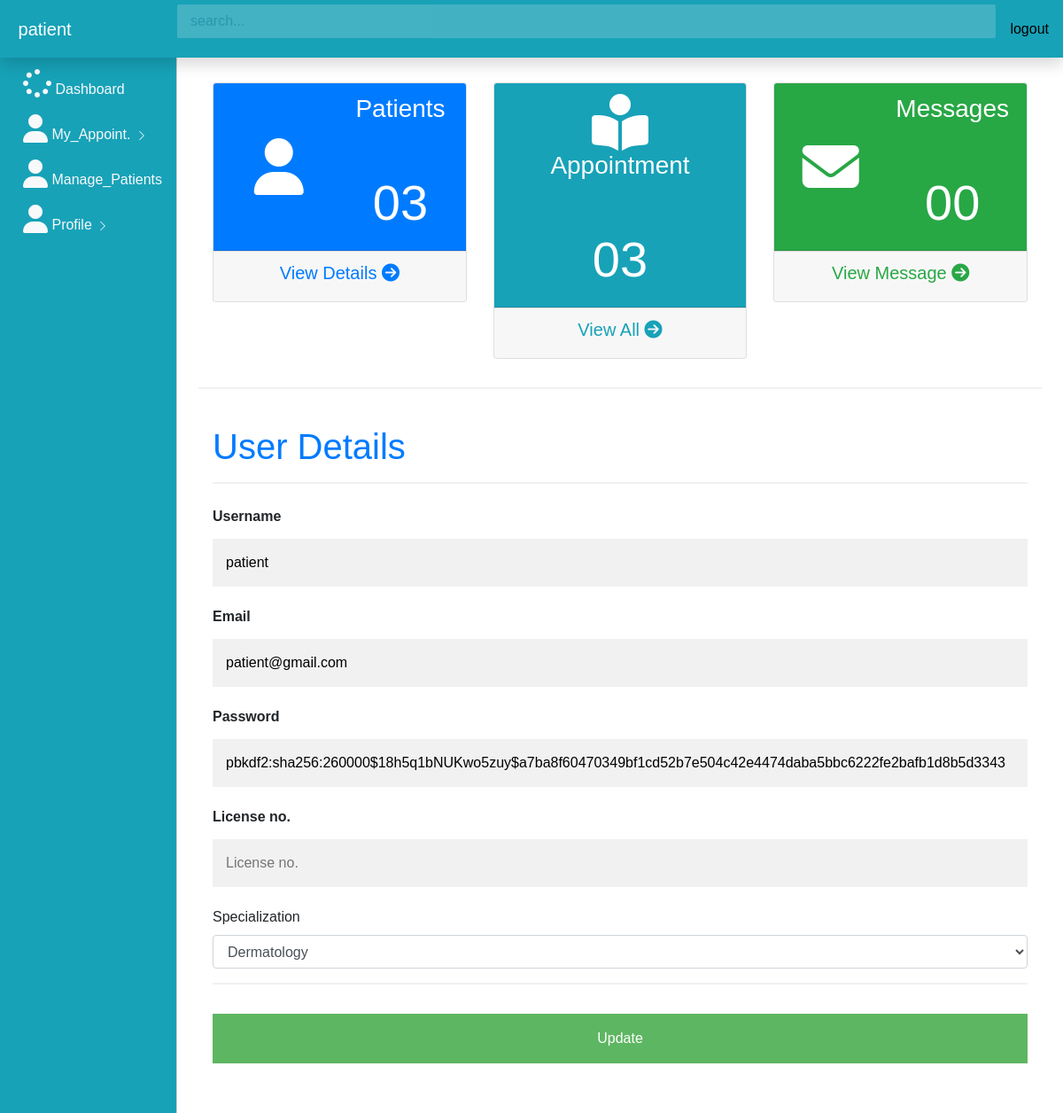
The app's page /profile_doctor (signed in) with its own data.
### app.py (models this page shows, shortened)
class User(UserMixin,db.Model):
    id = db.Column(db.Integer,primary_key =True)
    username = db.Column(db.String(100))
    email = db.Column(db.String(100),unique =True)
    password = db.Column(db.String(100))
    doctor = db.Column(db.Boolean)
    admin = db.Column(db.Boolean)
    work = db.Column(db.String(100))
    country = db.Column(db.String(100))
    image = db.Column(db.String(100))
    @property
    def unhashed_password(self):
         raise AttributeError('cannot view unhased password')
    appointment_by  = db.relationship('Appointments',
    foreign_keys ='Appointments.asked_by_id',
    backref = 'asker',
    lazy=True
    )
    Receive_by  = db.relationship('Notiication',
    foreign_keys ='Notiication.receive_by_id',
    backref = 'reciever',
    lazy=True
    )
    Sender_by  = db.relationship('Notiication',
    foreign_keys ='Notiication.doctor_id',
    backref = 'sender',
    lazy=True
    )
    answers_requested  = db.relationship('Appointments',
    foreign_keys ='Appointments.doctor_id',
    backref = 'expert',
    lazy=True
    )

### app.py (the view)
@app.route('/profile_doctor' ,methods = ['POST','GET'])
@login_required
def profile_doctor():
     rows = db.session.query(Appointments).count()
     owner = User.query.filter_by(email = current_user.email,password = current_user.password,doctor =True)
     get_usors = User.query.all()
     if not owner:
          flash('register or login to access page')
          return redirect(url_for('home'))
     else:
          return render_template('profile_doctor.html',users =get_usors,rows=rows)

### app.py (called while the page is built)
@login_manager.user_loader
def load_user(user_id):
     return User.query.get(int(user_id))

### templates/profile_doctor.html (shortened to what this page needs)
{% include 'doctor_dash.html' %}
{% block body %}
<main role="main" class="col-md-9 ml-sm-auto col-lg-10 px-4">
    <hr>
    <form action="{{url_for('update_profile_doctor')}}" method = "POST">
        <div class="container">
          <h1 class="text-primary">User Details</h1>
          <hr>
          <label for="username"><b>Username</b></label>
          <input type="text" placeholder="Enter username" name="username" id="username" value = "{{current_user.username}}" required>
          <label for="email"><b>Email</b></label>
          <input type="text" placeholder="Enter Email" name="email" id="email" value = "{{current_user.email}}"" required>
          <label for="password"><b>Password</b></label>
          <input type="text" placeholder="Repeat Password" name="password" id="password" value = "{{current_user.password}}" required>
          <label for="work"><b>License no.</b></label>
          <input type="text" placeholder="License no." name="work" id="work" required>
          <label for="country">Specialization</label>
          <select id="country" name="country" class="form-control">
              <option value="Dermatology">Dermatology</option>
          </select>
          <hr>
          <button type="submit" class="registerbtn" href = "/update/{{current_user.id}}">Update
        </button>
        </div>
        <div class="container signin">
        </div>
      </form>
</main>
{% endblock %}

### templates/doctor_dash.html (shortened to what this page needs)
<!doctype html>
<html lang="en">
  <head>
    <link rel="stylesheet" href="https://stackpath.bootstrapcdn.com/bootstrap/4.5.2/css/bootstrap.min.css">
    <link rel="stylesheet" href="/static/css/dashboard.css">
    <link rel="stylesheet" href="https://cdn.datatables.net/1.10.22/css/jquery.dataTables.min.css">
  </head>
  <body> {%block body%}
    <nav class="navbar navbar-dark bg-info fixed-top flex-md-nowrap p-0 shadow">
        <a class="navbar-brand col-sm-3 col-md-2 mr-0" href="#">
          {{current_user.username}}
        </a>
        <input type="text" class="form-control form-control-primary w-100" placeholder="search...">
        <ul class=" navbar-nav px-3">
            <li class="nav-item text-nowrap">
                <a class="nav-link" style="color: black;" onclick="return confirm('Confirm logout') " href="{{url_for('home')}}">logout</a>
            </li>
        </ul>
      </nav>
      <div class="container-fluid">
        <div class="row">
            <div class  = "col-md-2 bg-info d-none d-md-block sidebar">
                <div class="left-sidebar">
                    <ul class="nav flex-column sidebar-nav">
                        <li class="nav-item">
                          <a class="nav-link text-light" href="{{url_for('doctor_dash')}}">
                            <i class ="fa fa-spinner fa-2x"></i> Dashboard</a>
                        </li>
                        <li class="nav-item">
                          <a class="nav-link text-light" href="{{url_for('get_appointment_recieved')}}">
                            <i class="fa fa-user fa-2x"></i> My_Appoint.
                            <svg class="bi bi-chevron-right" width="16" height="16" viewBox="0 0 20 20" fill="currentColor" xmlns="http://www.w3.org/2000/svg"><path fill-rule="evenodd" d="M6.646 3.646a.5.5 0 01.708 0l6 6a.5.5 0 010 .708l-6 6a.5.5 0 01-.708-.708L12.293 10 6.646 4.354a.5.5 0 010-.708z"/></svg>
                          </a>
                        </li>
                        <li class="nav-item">
                          <a class="nav-link text-light" href="{{url_for('patients')}}">
                            <i class ="fa fa-user fa-2x"></i> Manage_Patients
                      </a>
                    </li>
                        <li class="nav-item">
                          <a class="nav-link text-light " href="{{url_for('profile_doctor')}}">
                            <i class="fa fa-user fa-2x"></i>  Profile
                            <svg class="bi bi-chevron-right" width="16" height="16" viewBox="0 0 20 20" fill="currentColor" xmlns="http://www.w3.org/2000/svg"><path fill-rule="evenodd" d="M6.646 3.646a.5.5 0 01.708 0l6 6a.5.5 0 010 .708l-6 6a.5.5 0 01-.708-.708L12.293 10 6.646 4.354a.5.5 0 010-.708z"/></svg>
                        </a>
                        </li>
                      </ul>
                </div>
            </div>
            <br><br>
            <main role="main" class="col-md-9 ml-sm-auto col-lg-10 px-4">
                <h3>Dashboard</h3>
                <div class="container">
                  <div class="row ">
                    <div class="col-md-4">
                      <div class="card text-center">
                        <div class = "card-header bg-primary text-white">
                         <div class="row align-items-center">
                           <div class="col">
                             <i class="fa fa-user fa-4x"></i>
                           </div>
                           <div class="col">
                             <h3 >Patients</h3>
                           <br><br>
                             <h6 class ="display-4">0{{rows}}</h6>
                           </div>
                         </div>
                        </div>
                        <div class = "card-footer">
                         <h5>
                           <a  class ="text-primary" href="#" class="text-primary">View Details <i class="fa fa-arrow-circle-right"></i></i></a>
                         </h5>
                        </div>
                      </div>
                    </div>
                   <div class="col-md-4">
                     <div class="card text-center">
                       <div class = "card-header bg-info text-white">
                        <div class="row align-items-center">
                          <div class="col">
                            <i class="fa fa-book-reader fa-4x"></i>
                          </div>
                          <div class="col">
                            <h3 >Appointment</h3>
                            <br><br>
                            <h6 class = "display-4">0{{rows}}</span></h6>
                          </div>
                        </div>
                       </div>
                       <div class = "card-footer">
                        <h5>
                          <a href="{{url_for('get_appointment_recieved')}}" class="text-info">View All <i class="fa fa-arrow-circle-right"></i></i></a>
                        </h5>
                       </div>
                     </div>
                   </div>
                   <div class="col-md-4">
                     <div class="card text-center">
                       <div class = "card-header bg-success text-white">
                        <div class="row align-items-center">
                          <div class="col">
                            <i class="fa fa-envelope fa-4x"></i>
                          </div>
                          <div class="col">
                            <h3 >Messages</h3>
                            <br><br>
                            <h6 class = "display-4">00</span></h6>
                          </div>
                        </div>
                       </div>
                       <div class = "card-footer">
                        <h5>
                          <a href="#" class="text-success">View Message <i class="fa fa-arrow-circle-right"></i></i></a>
                        </h5>
                       </div>
                     </div>
                   </div>
                  </div>
                     </div>
            </main>
        </div>
      </div>
    {% endblock %}
  </body>
</html>

### static/css/dashboard.css (style rules this page uses)
.form-control-primary { margin: 10px; opacity: 0.2; border-radius: 2px; }
.sidebar { position: fixed; top:0; left:0; bottom:0; z-index:100; padding: 70px 0 0 10px; border-right: 1px solid #d3d3d3; }
.sidebar-nav li .nav-link { color: #333; font-weight: 500; }
body { font-family: Arial, Helvetica, sans-serif; }
* { box-sizing: border-box; }
.container { padding: 16px; background-color: white; }
input[type=text], input[type=password] { width: 100%; padding: 15px; margin: 5px 0 22px 0; display: inline-block; border: none; background: #f1f1f1; }
hr { border: 1px solid #f1f1f1; margin-bottom: 25px; }
.registerbtn { background-color: #4CAF50; color: white; padding: 16px 20px; margin: 8px 0; border: none; cursor: pointer; width: 100%; opacity: 0.9; }
a { color: dodgerblue; }

### templates/profile_doctor.html (style rules this page uses)
body { font-family: Arial, Helvetica, sans-serif; }
* { box-sizing: border-box; }
.container { padding: 16px; background-color: white; }
input[type=text], input[type=password] { width: 100%; padding: 15px; margin: 5px 0 22px 0; display: inline-block; border: none; background: #f1f1f1; }
hr { border: 1px solid #f1f1f1; margin-bottom: 25px; }
.registerbtn { background-color: #4CAF50; color: white; padding: 16px 20px; margin: 8px 0; border: none; cursor: pointer; width: 100%; opacity: 0.9; }
a { color: dodgerblue; }

### records on screen
User: username "patient", email "patient@gmail.com", password "pbkdf2:sha256:260000$18h5q1bNUKwo5zuy$a7ba8f60470349bf1cd52b7e504c42e4474daba5bbc6222fe2bafb1d8b5d3343"

### other values on screen
{{ rows }} "3"
